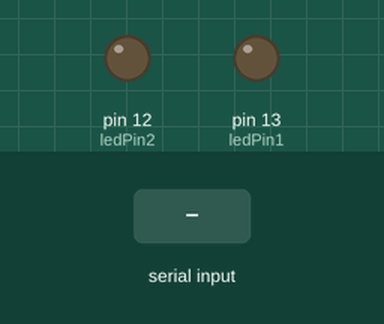
Simulated run of this sketch. Board: Arduino Uno, built with avr-gcc and run on an emulated ATmega328P. On the bench: output pins drawn as LEDs (lit = HIGH). The test bench sets the inputs (shaded band).

Above: at 1.2 s.
1.3 s: "H" received over Serial
At 2.1 s:
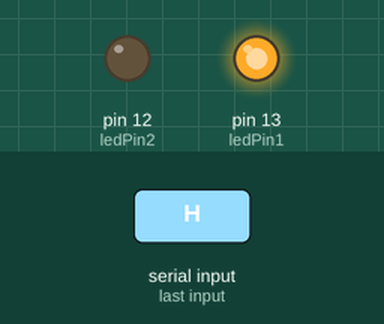
2.8 s: "J" received over Serial
At 3.3 s:
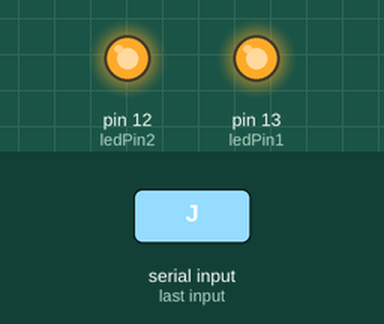
4.3 s: "L" received over Serial
At 5.5 s:
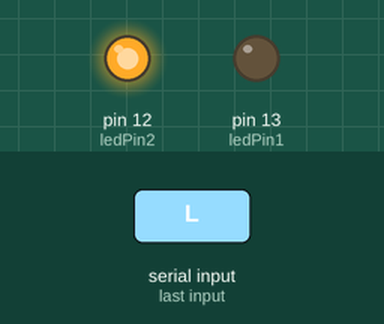
5.8 s: "K" received over Serial
At 6.8 s:
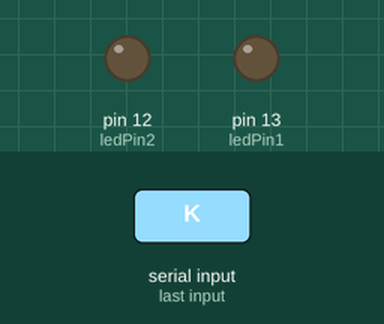
Timing chart, 0 to 8.3 s (numbered marks = the images above; inputs shaded):
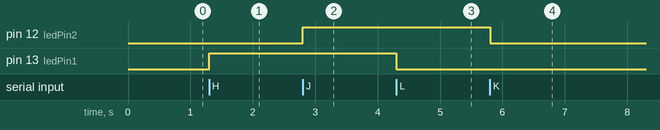

The sketch:

Physicalpixel.ino
```cpp
//Alex Ward & Jan Kroger
const int ledPin1 = 13;
const int ledPin2 = 12;     // Assign the pin at which the LED is attached to
int incomingByte;      // a variable to read incoming serial data into

void setup() {

  // initialize serial communication:

  Serial.begin(9600);

  // initialize the LED pin as an output:

  pinMode(ledPin1, OUTPUT);
  pinMode(ledPin2, OUTPUT);

}

void loop() {

  // see if there's incoming serial data:

  if (Serial.available() > 0) {

    // read the oldest byte in the serial buffer:

    incomingByte = Serial.read();

    // if it's a capital H  turn on led (HIGH)

    if (incomingByte == 'H') {

      digitalWrite(ledPin1, HIGH);


    }
      if (incomingByte == 'J') { // if 'J'turn on second LED high


      digitalWrite(ledPin2, HIGH);


    }

    // if it's an L  turn off the LED:

    if (incomingByte == 'L' ) {

      digitalWrite(ledPin1, LOW);


    }
      if (incomingByte == 'K') { //if its an 'K'turn off led2

      digitalWrite(ledPin2, LOW);


    }

  }
}
```

Measured:
- after the input at 1.3 s, pin 13 (ledPin1): LOW → HIGH at once
- after the input at 2.8 s, pin 12 (ledPin2): LOW → HIGH at once
- after the input at 4.3 s, pin 13 (ledPin1): HIGH → LOW at once
- after the input at 5.8 s, pin 12 (ledPin2): HIGH → LOW at once
